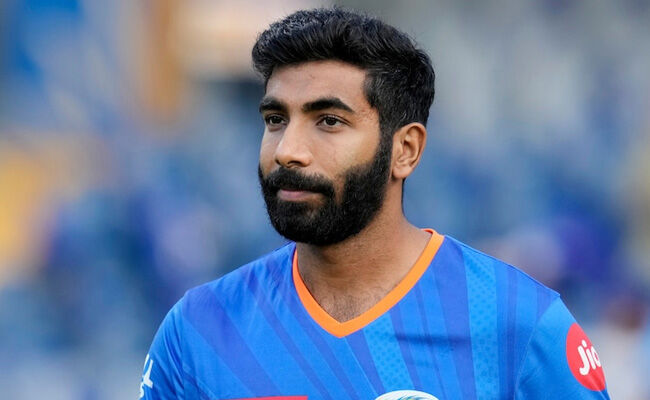
#> input picture celebrity_image/1332971-bumbra.jpg, 650 x 400 px; its folder holds only this picture in this run
$ python face_match.py
#> lines starting #> are read from the running program, lines starting #| are printed output that depends on the picture
#> in _load_celebrity_data, img is the input picture: shape (400, 650, 3); mean B, G, R 158.8, 123, 100.2
"""
Eternal Crowd Sense AI — Celebrity Face Match (Easter Egg)
Uses OpenCV face detection + histogram comparison.
"""

import os
import cv2
import numpy as np
import base64
import logging
from pathlib import Path

logger = logging.getLogger(__name__)

_PROJECT_ROOT = Path(__file__).resolve().parent.parent.parent
CELEB_DIR = _PROJECT_ROOT / "celebrity_image"

# Celebrity name mapping from filenames
CELEB_NAMES = {
    "1332971-bumbra.jpg": "Jasprit Bumrah",
    "7feabb3ef96be295573840ccb567f34b.jpg": "MS Dhoni",
    "Prime_Minister_Of_Bharat_Shri_Narendra_Damodardas_Modi_with_Shri_Rohit_Gurunath_Sharma_(Cropped).jpg": "Rohit Sharma",
    "Screenshot 2026-05-23 143745.jpg": "Sundar Pichai",
    "royal-challengers-bengaluru-s-virat-kohli-jpg.jpg": "Virat Kohli",
}

# Load Haar cascade for face detection
face_cascade = cv2.CascadeClassifier(cv2.data.haarcascades + "haarcascade_frontalface_default.xml")


def _detect_face(img):
    """Detect largest face in an image, return cropped face region."""
    gray = cv2.cvtColor(img, cv2.COLOR_BGR2GRAY)
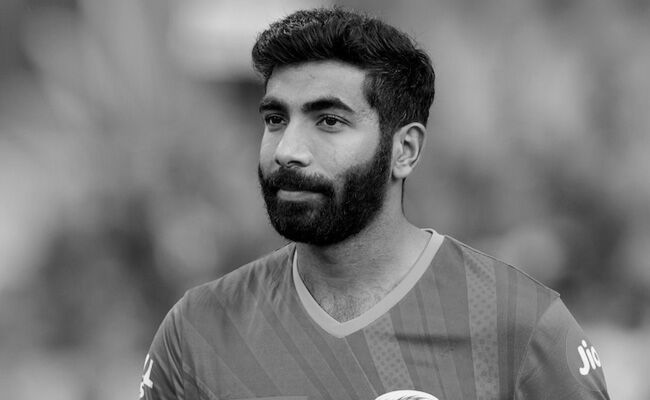
#> gray: shape (400, 650); min 0, max 253, mean 120.3
    faces = face_cascade.detectMultiScale(gray, scaleFactor=1.1, minNeighbors=5, minSize=(60, 60))
#> faces = [[211, 52, 181, 181]]

    if len(faces) == 0:
        # If no face detected, use center crop as fallback
        h, w = img.shape[:2]
        size = min(h, w) // 2
        cx, cy = w // 2, h // 2
        return img[cy - size // 2:cy + size // 2, cx - size // 2:cx + size // 2]

    # Take the largest face
    faces = sorted(faces, key=lambda f: f[2] * f[3], reverse=True)
    x, y, w, h = faces[0]
#> x = 211; y = 52; w = 181; h = 181

    # Add some padding
    pad = int(0.2 * w)
#> pad = 36
    ih, iw = img.shape[:2]
#> ih = 400; iw = 650
    x1 = max(0, x - pad)
#> x1 = 175
    y1 = max(0, y - pad)
#> y1 = 16
    x2 = min(iw, x + w + pad)
#> x2 = 428
    y2 = min(ih, y + h + pad)
#> y2 = 269

    return img[y1:y2, x1:x2]
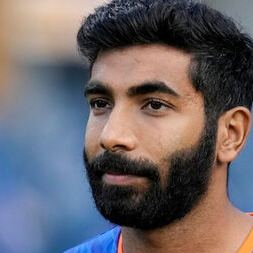
#> returned value: shape (253, 253, 3); mean of channels 0, 1, 2 103.8, 99.8, 105.9; drawn as B, G, R


def _face_histogram(face_img):
    """Compute a normalized color histogram for a face region."""
    face_resized = cv2.resize(face_img, (128, 128))
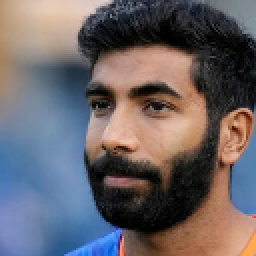
#> face_resized: shape (128, 128, 3) (shown 2 times larger); mean B, G, R 103.7, 99.7, 105.8
    hsv = cv2.cvtColor(face_resized, cv2.COLOR_BGR2HSV)
#> hsv: shape (128, 128, 3); mean H, S, V 56.1, 82.4, 127.6

    # Compute histogram on H and S channels
    hist = cv2.calcHist([hsv], [0, 1], None, [50, 60], [0, 180, 0, 256])
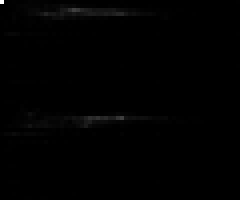
#> hist: shape (50, 60) float32 (shown 4 times larger); min 0, max 1124, mean 5.5; drawn with min black and max white
    cv2.normalize(hist, hist, 0, 1, cv2.NORM_MINMAX)
    return hist


def _load_celebrity_data():
    """Load all celebrity images and precompute their face histograms."""
    celebs = []

    if not CELEB_DIR.exists():
        logger.warning("Celebrity image directory not found: %s", CELEB_DIR)
        return celebs

    for filename in os.listdir(CELEB_DIR):
        if not filename.lower().endswith(('.jpg', '.jpeg', '.png')):
            continue

        filepath = CELEB_DIR / filename
        img = cv2.imread(str(filepath))
        if img is None:
            continue

        face = _detect_face(img)
        if face is None or face.size == 0:
            continue

        hist = _face_histogram(face)
        name = CELEB_NAMES.get(filename, filename.split('.')[0].replace('_', ' ').title())

        # Create a small thumbnail for the response
        thumb = cv2.resize(img, (150, 150))
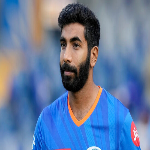
#> thumb: shape (150, 150, 3); mean B, G, R 158.7, 123, 100.1
        _, thumb_buf = cv2.imencode('.jpg', thumb)
#> thumb_buf = 10830 values, max 255 at index 0, min 0 at index 4, mean 129
        thumb_b64 = base64.b64encode(thumb_buf).decode('utf-8')

        celebs.append({
            "name": name,
            "filename": filename,
            "histogram": hist,
            "thumbnail_b64": thumb_b64,
        })

    logger.info("Loaded %d celebrity faces from %s", len(celebs), CELEB_DIR)
    return celebs


# Preload celebrity data at import time
_CELEB_DATA = _load_celebrity_data()


# [50 lines left out: function match_face, not called in this run]

$ run again, on celebrity_image/7feabb3ef96be295573840ccb567f34b.jpg
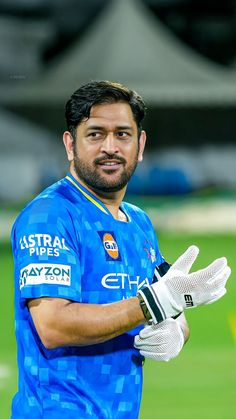
#> input picture celebrity_image/7feabb3ef96be295573840ccb567f34b.jpg, 236 x 419 px
#> in _load_celebrity_data, img is the input picture: shape (419, 236, 3); mean B, G, R 125.7, 121.7, 81.2
#> in _detect_face, `gray = cv2.cvtColor(img, cv2.COLOR_BGR2GRAY)`:
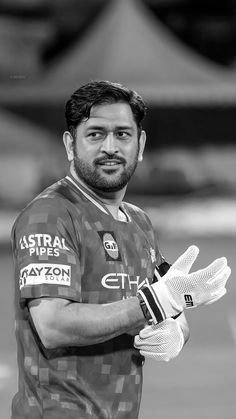
#> gray: shape (419, 236); min 0, max 255, mean 110.1
#> faces = [[69, 103, 81, 81]]
#> x = 69; y = 103; w = 81
#> pad = 16
#> x1 = 53
#> y1 = 87
#> x2 = 166
#> y2 = 200
#> hsv: shape (128, 128, 3); mean H, S, V 53.7, 114.3, 113.7
#> in _load_celebrity_data, `thumb = cv2.resize(img, (150, 150))`:
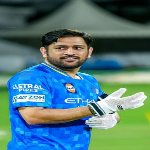
#> thumb: shape (150, 150, 3); mean B, G, R 125.7, 121.7, 81.1
#> thumb_buf = 13061 values, max 255 at index 0, min 0 at index 4, mean 131.3

$ run again, on celebrity_image/Prime_Minister_Of_Bharat_Shri_Narendra_Damodardas_Modi_with_Shri_Rohit_Gurunath_Sharma_(Cropped).jpg
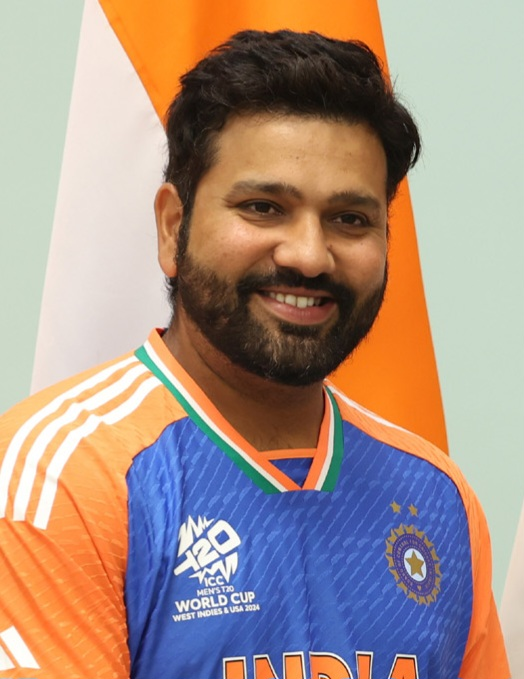
#> input picture celebrity_image/Prime_Minister_Of_Bharat_Shri_Narendra_Damodardas_Modi_with_Shri_Rohit_Gurunath_Sharma_(Cropped).jpg, 524 x 679 px
#> in _load_celebrity_data, img is the input picture: shape (679, 524, 3); mean B, G, R 134.1, 145.9, 168.4
#> in _detect_face, `gray = cv2.cvtColor(img, cv2.COLOR_BGR2GRAY)`:
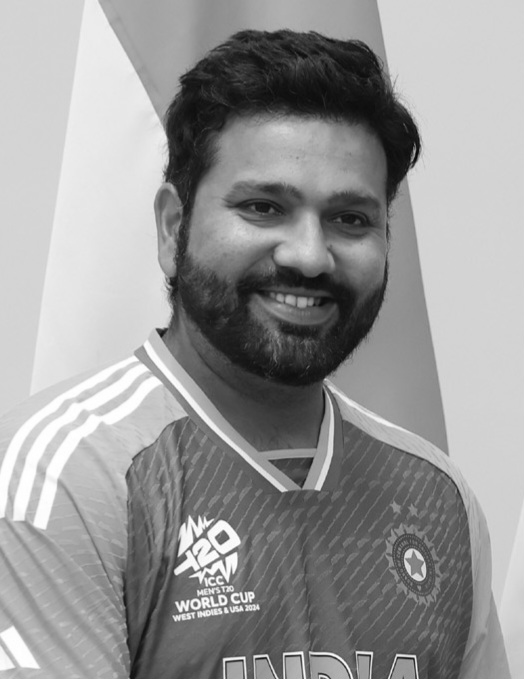
#> gray: shape (679, 524); min 7, max 255, mean 151.3
#> faces = [[172, 113, 258, 258]]
#> x = 172; y = 113; w = 258
#> pad = 51
#> x1 = 121
#> y1 = 62
#> x2 = 481
#> y2 = 422
#> hsv: shape (128, 128, 3); mean H, S, V 21.5, 114, 159.7
#> in _load_celebrity_data, `thumb = cv2.resize(img, (150, 150))`:
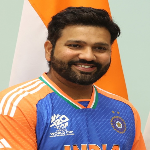
#> thumb: shape (150, 150, 3); mean B, G, R 134, 145.8, 168.3
#> thumb_buf = 13543 values, max 255 at index 0, min 0 at index 4, mean 130.1
